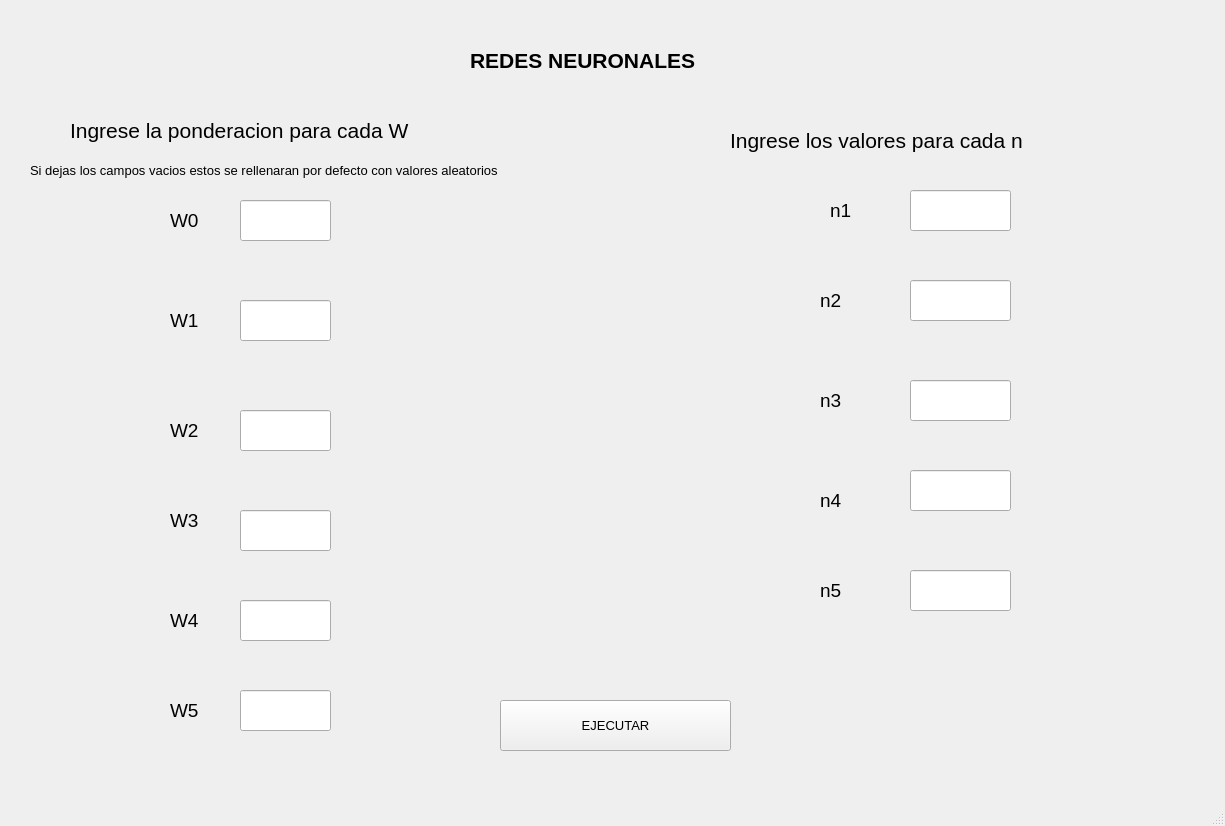
<?xml version="1.0" encoding="UTF-8"?>
<ui version="4.0">
 <class>MainWindow</class>
 <widget class="QMainWindow" name="MainWindow">
  <property name="geometry">
   <rect>
    <x>0</x>
    <y>0</y>
    <width>1225</width>
    <height>826</height>
   </rect>
  </property>
  <property name="windowTitle">
   <string>MainWindow</string>
  </property>
  <widget class="QWidget" name="centralwidget">
   <widget class="QLabel" name="label">
    <property name="geometry">
     <rect>
      <x>70</x>
      <y>110</y>
      <width>441</width>
      <height>41</height>
     </rect>
    </property>
    <property name="font">
     <font>
      <pointsize>16</pointsize>
     </font>
    </property>
    <property name="text">
     <string>Ingrese la ponderacion para cada W</string>
    </property>
   </widget>
   <widget class="QLabel" name="label_2">
    <property name="geometry">
     <rect>
      <x>730</x>
      <y>120</y>
      <width>371</width>
      <height>41</height>
     </rect>
    </property>
    <property name="font">
     <font>
      <pointsize>16</pointsize>
     </font>
    </property>
    <property name="text">
     <string>Ingrese los valores para cada n</string>
    </property>
   </widget>
   <widget class="QLabel" name="label_3">
    <property name="geometry">
     <rect>
      <x>470</x>
      <y>40</y>
      <width>311</width>
      <height>41</height>
     </rect>
    </property>
    <property name="font">
     <font>
      <pointsize>16</pointsize>
      <weight>75</weight>
      <bold>true</bold>
     </font>
    </property>
    <property name="text">
     <string>REDES NEURONALES</string>
    </property>
   </widget>
   <widget class="QLineEdit" name="w1_">
    <property name="geometry">
     <rect>
      <x>240</x>
      <y>200</y>
      <width>91</width>
      <height>41</height>
     </rect>
    </property>
   </widget>
   <widget class="QLineEdit" name="w2_">
    <property name="geometry">
     <rect>
      <x>240</x>
      <y>300</y>
      <width>91</width>
      <height>41</height>
     </rect>
    </property>
   </widget>
   <widget class="QLineEdit" name="w3_">
    <property name="geometry">
     <rect>
      <x>240</x>
      <y>410</y>
      <width>91</width>
      <height>41</height>
     </rect>
    </property>
   </widget>
   <widget class="QLineEdit" name="w4_">
    <property name="geometry">
     <rect>
      <x>240</x>
      <y>510</y>
      <width>91</width>
      <height>41</height>
     </rect>
    </property>
   </widget>
   <widget class="QLineEdit" name="n1_">
    <property name="geometry">
     <rect>
      <x>910</x>
      <y>190</y>
      <width>101</width>
      <height>41</height>
     </rect>
    </property>
   </widget>
   <widget class="QLineEdit" name="n2_">
    <property name="geometry">
     <rect>
      <x>910</x>
      <y>280</y>
      <width>101</width>
      <height>41</height>
     </rect>
    </property>
   </widget>
   <widget class="QLineEdit" name="n3_">
    <property name="geometry">
     <rect>
      <x>910</x>
      <y>380</y>
      <width>101</width>
      <height>41</height>
     </rect>
    </property>
   </widget>
   <widget class="QLineEdit" name="n4_">
    <property name="geometry">
     <rect>
      <x>910</x>
      <y>470</y>
      <width>101</width>
      <height>41</height>
     </rect>
    </property>
   </widget>
   <widget class="QLineEdit" name="n5_">
    <property name="geometry">
     <rect>
      <x>910</x>
      <y>570</y>
      <width>101</width>
      <height>41</height>
     </rect>
    </property>
   </widget>
   <widget class="QLineEdit" name="w5_">
    <property name="geometry">
     <rect>
      <x>240</x>
      <y>600</y>
      <width>91</width>
      <height>41</height>
     </rect>
    </property>
   </widget>
   <widget class="QLabel" name="label_4">
    <property name="geometry">
     <rect>
      <x>170</x>
      <y>200</y>
      <width>41</width>
      <height>41</height>
     </rect>
    </property>
    <property name="font">
     <font>
      <pointsize>14</pointsize>
     </font>
    </property>
    <property name="text">
     <string>W0</string>
    </property>
   </widget>
   <widget class="QLabel" name="label_5">
    <property name="geometry">
     <rect>
      <x>170</x>
      <y>410</y>
      <width>41</width>
      <height>41</height>
     </rect>
    </property>
    <property name="font">
     <font>
      <pointsize>14</pointsize>
     </font>
    </property>
    <property name="text">
     <string>W2</string>
    </property>
   </widget>
   <widget class="QLabel" name="label_6">
    <property name="geometry">
     <rect>
      <x>170</x>
      <y>300</y>
      <width>41</width>
      <height>41</height>
     </rect>
    </property>
    <property name="font">
     <font>
      <pointsize>14</pointsize>
     </font>
    </property>
    <property name="text">
     <string>W1</string>
    </property>
   </widget>
   <widget class="QLabel" name="label_7">
    <property name="geometry">
     <rect>
      <x>170</x>
      <y>600</y>
      <width>41</width>
      <height>41</height>
     </rect>
    </property>
    <property name="font">
     <font>
      <pointsize>14</pointsize>
     </font>
    </property>
    <property name="text">
     <string>W4</string>
    </property>
   </widget>
   <widget class="QLabel" name="label_8">
    <property name="geometry">
     <rect>
      <x>170</x>
      <y>500</y>
      <width>41</width>
      <height>41</height>
     </rect>
    </property>
    <property name="font">
     <font>
      <pointsize>14</pointsize>
     </font>
    </property>
    <property name="text">
     <string>W3</string>
    </property>
   </widget>
   <widget class="QLabel" name="label_9">
    <property name="geometry">
     <rect>
      <x>830</x>
      <y>190</y>
      <width>41</width>
      <height>41</height>
     </rect>
    </property>
    <property name="font">
     <font>
      <pointsize>14</pointsize>
     </font>
    </property>
    <property name="text">
     <string>n1</string>
    </property>
   </widget>
   <widget class="QLabel" name="label_10">
    <property name="geometry">
     <rect>
      <x>820</x>
      <y>480</y>
      <width>41</width>
      <height>41</height>
     </rect>
    </property>
    <property name="font">
     <font>
      <pointsize>14</pointsize>
     </font>
    </property>
    <property name="text">
     <string>n4</string>
    </property>
   </widget>
   <widget class="QLabel" name="label_11">
    <property name="geometry">
     <rect>
      <x>820</x>
      <y>380</y>
      <width>41</width>
      <height>41</height>
     </rect>
    </property>
    <property name="font">
     <font>
      <pointsize>14</pointsize>
     </font>
    </property>
    <property name="text">
     <string>n3</string>
    </property>
   </widget>
   <widget class="QLabel" name="label_12">
    <property name="geometry">
     <rect>
      <x>820</x>
      <y>570</y>
      <width>41</width>
      <height>41</height>
     </rect>
    </property>
    <property name="font">
     <font>
      <pointsize>14</pointsize>
     </font>
    </property>
    <property name="text">
     <string>n5</string>
    </property>
   </widget>
   <widget class="QLabel" name="label_13">
    <property name="geometry">
     <rect>
      <x>820</x>
      <y>280</y>
      <width>41</width>
      <height>41</height>
     </rect>
    </property>
    <property name="font">
     <font>
      <pointsize>14</pointsize>
     </font>
    </property>
    <property name="text">
     <string>n2</string>
    </property>
   </widget>
   <widget class="QPushButton" name="boton">
    <property name="geometry">
     <rect>
      <x>500</x>
      <y>700</y>
      <width>231</width>
      <height>51</height>
     </rect>
    </property>
    <property name="font">
     <font>
      <pointsize>10</pointsize>
     </font>
    </property>
    <property name="text">
     <string>EJECUTAR</string>
    </property>
   </widget>
   <widget class="QLineEdit" name="w6_">
    <property name="geometry">
     <rect>
      <x>240</x>
      <y>690</y>
      <width>91</width>
      <height>41</height>
     </rect>
    </property>
   </widget>
   <widget class="QLabel" name="label_14">
    <property name="geometry">
     <rect>
      <x>170</x>
      <y>690</y>
      <width>41</width>
      <height>41</height>
     </rect>
    </property>
    <property name="font">
     <font>
      <pointsize>14</pointsize>
     </font>
    </property>
    <property name="text">
     <string>W5</string>
    </property>
   </widget>
   <widget class="QLabel" name="label_15">
    <property name="geometry">
     <rect>
      <x>30</x>
      <y>150</y>
      <width>611</width>
      <height>41</height>
     </rect>
    </property>
    <property name="font">
     <font>
      <pointsize>10</pointsize>
     </font>
    </property>
    <property name="text">
     <string>Si dejas los campos vacios estos se rellenaran por defecto con valores aleatorios</string>
    </property>
   </widget>
  </widget>
  <widget class="QMenuBar" name="menubar">
   <property name="geometry">
    <rect>
     <x>0</x>
     <y>0</y>
     <width>1225</width>
     <height>26</height>
    </rect>
   </property>
  </widget>
  <widget class="QStatusBar" name="statusbar"/>
 </widget>
 <resources/>
 <connections/>
</ui>
